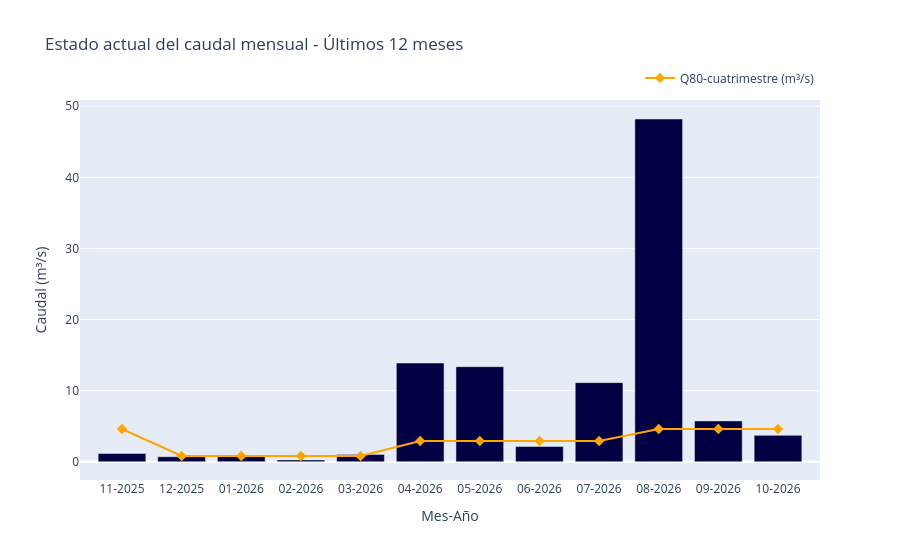

The code cell stored with this chart in its notebook:
### Code cell
# Using plotly to create a barplot of the last 12 month of monthly discharge data
fig = px.bar(
    DISCHARGE_LAST_12_MONTHS,
    x=DISCHARGE_LAST_12_MONTHS.index.strftime('%m-%Y'),
    y='Discharge',
    labels={'x': 'Mes-Año', 'Discharge': 'Caudal (m³/s)'},
    title='Estado actual del caudal mensual - Últimos 12 meses',
    color_discrete_sequence=['rgb(0,0,66)']
)

# prepare x and month numbers
x = DISCHARGE_LAST_12_MONTHS.index.strftime('%m-%Y')
months_nums = DISCHARGE_LAST_12_MONTHS.index.month

# map month to four-month period column in df_results_fourmonth
def month_to_period(m):
    if m in (4,5,6,7):
        return 'ABR-JUL'
    if m in (8,9,10,11):
        return 'AGO-NOV'
    return 'DIC-MAR'

# build Q80 series from df_results_fourmonth for each month
y_q80_4m = [df_results_fourmonth.loc['Q80 (m³/s)', month_to_period(m)] for m in months_nums]

# add Q80 (from 4-month periods) as line + markers
fig.add_trace(go.Scatter(
    x=x,
    y=y_q80_4m,
    mode='lines+markers',
    name='Q80-cuatrimestre (m³/s)',
    marker=dict(symbol='diamond', size=8),
    line=dict(color='orange', width=2),
    showlegend=True
))

fig.update_layout(barmode='group',
                  legend=dict(orientation='h', yanchor='bottom', y=1.02, xanchor='right', x=1))
fig.show()

### Figure 1 — Plotly figure (JSON) as saved in the notebook; plotly's stock layout.template omitted (floating-point values rounded to 4 significant figures)
{"data": [{"hovertemplate": "Mes-Año=%{x}<br>Caudal (m³/s)=%{y}<extra></extra>", "legendgroup": "", "marker": {"color": "rgb(0,0,66)", "pattern": {"shape": ""}}, "name": "", "orientation": "v", "showlegend": false, "textposition": "auto", "type": "bar", "x": ["11-2025", "12-2025", "01-2026", "02-2026", "03-2026", "04-2026", "05-2026", "06-2026", "07-2026", "08-2026", "09-2026", "10-2026"], "xaxis": "x", "y": [1.161, 0.6975, 0.7127, 0.2478, 1.026, 13.88, 13.36, 2.14, 11.12, 48.2, 5.735, 3.705], "yaxis": "y"}, {"line": {"color": "orange", "width": 2}, "marker": {"size": 8, "symbol": "diamond"}, "mode": "lines+markers", "name": "Q80-cuatrimestre (m³/s)", "showlegend": true, "type": "scatter", "x": ["11-2025", "12-2025", "01-2026", "02-2026", "03-2026", "04-2026", "05-2026", "06-2026", "07-2026", "08-2026", "09-2026", "10-2026"], "y": [4.6, 0.8, 0.8, 0.8, 0.8, 2.9, 2.9, 2.9, 2.9, 4.6, 4.6, 4.6]}], "layout": {"barmode": "group", "legend": {"orientation": "h", "tracegroupgap": 0, "x": 1, "xanchor": "right", "y": 1.02, "yanchor": "bottom"}, "title": {"text": "Estado actual del caudal mensual - Últimos 12 meses"}, "xaxis": {"anchor": "y", "domain": [0, 1], "title": {"text": "Mes-Año"}}, "yaxis": {"anchor": "x", "domain": [0, 1], "title": {"text": "Caudal (m³/s)"}}}}
